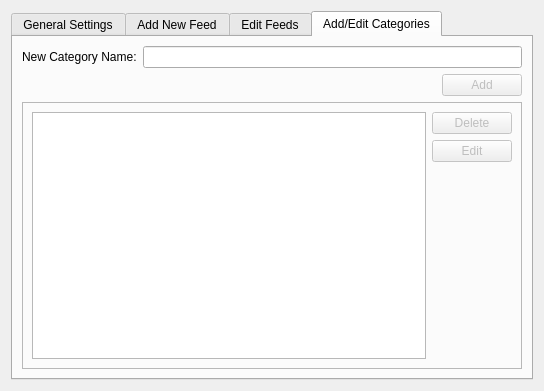
<?xml version="1.0" encoding="UTF-8"?>
<ui version="4.0">
 <class>SettingsDialog</class>
 <widget class="QDialog" name="SettingsDialog">
  <property name="geometry">
   <rect>
    <x>0</x>
    <y>0</y>
    <width>544</width>
    <height>391</height>
   </rect>
  </property>
  <property name="windowTitle">
   <string>Dialog</string>
  </property>
  <layout class="QGridLayout" name="gridLayout_3">
   <item row="0" column="0">
    <widget class="QTabWidget" name="tabWidget">
     <property name="currentIndex">
      <number>3</number>
     </property>
     <widget class="QWidget" name="tab_2">
      <attribute name="title">
       <string>General Settings</string>
      </attribute>
      <layout class="QGridLayout" name="gridLayout_4">
       <item row="3" column="2">
        <widget class="QPushButton" name="btnSave">
         <property name="text">
          <string>Save</string>
         </property>
        </widget>
       </item>
       <item row="3" column="0" colspan="2">
        <spacer name="horizontalSpacer_3">
         <property name="orientation">
          <enum>Qt::Horizontal</enum>
         </property>
         <property name="sizeHint" stdset="0">
          <size>
           <width>329</width>
           <height>20</height>
          </size>
         </property>
        </spacer>
       </item>
       <item row="0" column="0" rowspan="2" colspan="3">
        <layout class="QFormLayout" name="formLayout_3">
         <property name="fieldGrowthPolicy">
          <enum>QFormLayout::AllNonFixedFieldsGrow</enum>
         </property>
         <item row="0" column="0">
          <widget class="QLabel" name="label_3">
           <property name="text">
            <string>Update Invertal:</string>
           </property>
          </widget>
         </item>
         <item row="0" column="1">
          <widget class="QLineEdit" name="lineUpdateInvertal">
           <property name="placeholderText">
            <string>(minute)</string>
           </property>
          </widget>
         </item>
         <item row="1" column="1">
          <widget class="QLineEdit" name="lineMaxLength">
           <property name="placeholderText">
            <string>(a global limit for visibile chars in a single item)</string>
           </property>
          </widget>
         </item>
         <item row="1" column="0">
          <widget class="QLabel" name="lblMaxTitleLength">
           <property name="text">
            <string>Max Title Length:</string>
           </property>
          </widget>
         </item>
        </layout>
       </item>
       <item row="2" column="0" colspan="3">
        <spacer name="verticalSpacer_2">
         <property name="orientation">
          <enum>Qt::Vertical</enum>
         </property>
         <property name="sizeHint" stdset="0">
          <size>
           <width>20</width>
           <height>247</height>
          </size>
         </property>
        </spacer>
       </item>
      </layout>
     </widget>
     <widget class="QWidget" name="tab">
      <attribute name="title">
       <string>Add New Feed</string>
      </attribute>
      <layout class="QGridLayout" name="gridLayout">
       <item row="1" column="1">
        <spacer name="horizontalSpacer">
         <property name="orientation">
          <enum>Qt::Horizontal</enum>
         </property>
         <property name="sizeHint" stdset="0">
          <size>
           <width>40</width>
           <height>20</height>
          </size>
         </property>
        </spacer>
       </item>
       <item row="1" column="2">
        <widget class="QPushButton" name="btnAdd">
         <property name="enabled">
          <bool>false</bool>
         </property>
         <property name="text">
          <string>Add</string>
         </property>
        </widget>
       </item>
       <item row="0" column="1" colspan="2">
        <layout class="QFormLayout" name="formLayout">
         <property name="fieldGrowthPolicy">
          <enum>QFormLayout::AllNonFixedFieldsGrow</enum>
         </property>
         <item row="0" column="0">
          <widget class="QLabel" name="lblAdress">
           <property name="text">
            <string>Feed URL:</string>
           </property>
          </widget>
         </item>
         <item row="0" column="1">
          <widget class="QLineEdit" name="lineAdress"/>
         </item>
         <item row="1" column="0">
          <widget class="QPushButton" name="btnLoad">
           <property name="enabled">
            <bool>false</bool>
           </property>
           <property name="text">
            <string>Load</string>
           </property>
          </widget>
         </item>
         <item row="2" column="0">
          <widget class="QLabel" name="lblTitle">
           <property name="text">
            <string>Title:</string>
           </property>
          </widget>
         </item>
         <item row="2" column="1">
          <widget class="QLineEdit" name="lineTitle">
           <property name="placeholderText">
            <string>(feed's title)</string>
           </property>
          </widget>
         </item>
         <item row="3" column="0">
          <widget class="QLabel" name="lblCategory">
           <property name="text">
            <string>Category:</string>
           </property>
          </widget>
         </item>
         <item row="3" column="1">
          <widget class="QComboBox" name="comboCategories"/>
         </item>
         <item row="4" column="0">
          <widget class="QLabel" name="label_2">
           <property name="text">
            <string>Item Limit:</string>
           </property>
          </widget>
         </item>
         <item row="4" column="1">
          <widget class="QLineEdit" name="lineLimit">
           <property name="placeholderText">
            <string>(maximum visible item count in system tray for this feed)</string>
           </property>
          </widget>
         </item>
         <item row="5" column="0">
          <widget class="QLabel" name="label">
           <property name="text">
            <string>Icon:</string>
           </property>
          </widget>
         </item>
         <item row="5" column="1">
          <widget class="QLineEdit" name="lineIcon"/>
         </item>
         <item row="6" column="0" colspan="2">
          <widget class="QCheckBox" name="checkNotifications">
           <property name="text">
            <string>Show Notifications</string>
           </property>
          </widget>
         </item>
        </layout>
       </item>
      </layout>
     </widget>
     <widget class="QWidget" name="tab_3">
      <attribute name="title">
       <string>Edit Feeds</string>
      </attribute>
      <layout class="QGridLayout" name="gridLayout_7">
       <item row="4" column="1">
        <spacer name="verticalSpacer_3">
         <property name="orientation">
          <enum>Qt::Vertical</enum>
         </property>
         <property name="sizeHint" stdset="0">
          <size>
           <width>20</width>
           <height>211</height>
          </size>
         </property>
        </spacer>
       </item>
       <item row="1" column="1">
        <widget class="Line" name="line">
         <property name="orientation">
          <enum>Qt::Horizontal</enum>
         </property>
        </widget>
       </item>
       <item row="3" column="1">
        <widget class="QPushButton" name="btnFeedDown">
         <property name="enabled">
          <bool>false</bool>
         </property>
         <property name="text">
          <string>Down</string>
         </property>
        </widget>
       </item>
       <item row="0" column="1">
        <widget class="QPushButton" name="btnDeleteFeed">
         <property name="enabled">
          <bool>false</bool>
         </property>
         <property name="text">
          <string>Delete</string>
         </property>
        </widget>
       </item>
       <item row="2" column="1">
        <widget class="QPushButton" name="btnFeedUp">
         <property name="enabled">
          <bool>false</bool>
         </property>
         <property name="text">
          <string>Up</string>
         </property>
        </widget>
       </item>
       <item row="0" column="0" rowspan="5">
        <widget class="QListWidget" name="listFeeds"/>
       </item>
      </layout>
     </widget>
     <widget class="QWidget" name="tab_4">
      <attribute name="title">
       <string>Add/Edit Categories</string>
      </attribute>
      <layout class="QGridLayout" name="gridLayout_6">
       <item row="0" column="0" colspan="2">
        <layout class="QHBoxLayout" name="horizontalLayout">
         <item>
          <widget class="QLabel" name="lblNewCategory">
           <property name="text">
            <string>New Category Name:</string>
           </property>
          </widget>
         </item>
         <item>
          <widget class="QLineEdit" name="lineNewCategory"/>
         </item>
        </layout>
       </item>
       <item row="1" column="0">
        <spacer name="horizontalSpacer_2">
         <property name="orientation">
          <enum>Qt::Horizontal</enum>
         </property>
         <property name="sizeHint" stdset="0">
          <size>
           <width>410</width>
           <height>20</height>
          </size>
         </property>
        </spacer>
       </item>
       <item row="1" column="1">
        <widget class="QPushButton" name="btnAddNewCategory">
         <property name="enabled">
          <bool>false</bool>
         </property>
         <property name="text">
          <string>Add</string>
         </property>
        </widget>
       </item>
       <item row="2" column="0" colspan="2">
        <widget class="QFrame" name="frame_3">
         <property name="frameShape">
          <enum>QFrame::StyledPanel</enum>
         </property>
         <property name="frameShadow">
          <enum>QFrame::Raised</enum>
         </property>
         <layout class="QGridLayout" name="gridLayout_2">
          <item row="0" column="0" rowspan="3">
           <widget class="QListWidget" name="listCategories"/>
          </item>
          <item row="0" column="1">
           <widget class="QPushButton" name="btnDeleteCategory">
            <property name="enabled">
             <bool>false</bool>
            </property>
            <property name="text">
             <string>Delete</string>
            </property>
           </widget>
          </item>
          <item row="1" column="1">
           <widget class="QPushButton" name="btnEditCategory">
            <property name="enabled">
             <bool>false</bool>
            </property>
            <property name="text">
             <string>Edit</string>
            </property>
           </widget>
          </item>
          <item row="2" column="1">
           <spacer name="verticalSpacer">
            <property name="orientation">
             <enum>Qt::Vertical</enum>
            </property>
            <property name="sizeHint" stdset="0">
             <size>
              <width>20</width>
              <height>165</height>
             </size>
            </property>
           </spacer>
          </item>
         </layout>
        </widget>
       </item>
      </layout>
     </widget>
    </widget>
   </item>
  </layout>
 </widget>
 <resources/>
 <connections/>
</ui>
